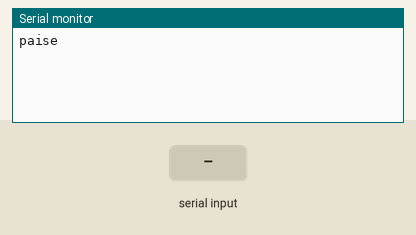
Bench run of a sketch on a simulated Arduino Uno, built with avr-gcc and run on an emulated ATmega328P. On the bench: the last lines printed to the serial monitor. The inputs (shaded band) are chosen by the test bench. The modem accepts every AT command (registered, SIM ready, sends succeed) and sends nothing else.

Above: at 4.8 s.
4.9 s: "1" received over the second serial link
At 7.1 s:
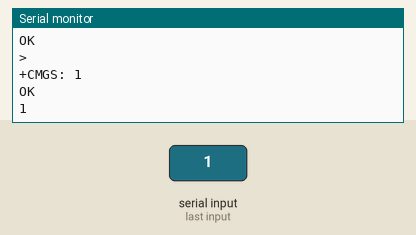
7.4 s: "0" received over the second serial link
At 9.2 s:
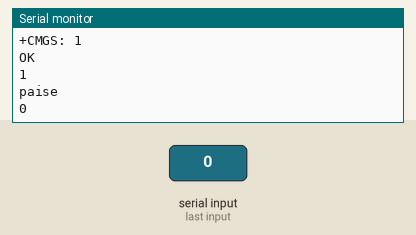

The sketch:

sim.ino
```cpp
#include <SoftwareSerial.h>

SoftwareSerial sSerial(2, 3);
// (brown, black)

void setup()
{
  // put your setup code here, to run once:

  Serial.begin(9600);
  sSerial.begin(9600);
}

int state = 0;

void SendMessage(String number, String message)
{
  sSerial.println("AT+CMGF=1");
  delay(1000);
  sSerial.println("AT+CMGS=\""+ number +"\"");
  delay(1000);
  sSerial.print(message);
  delay(1000);
  sSerial.write(26);
  delay(1000);
}

bool started = false;

void loop()
{
  if(!started)
  {
    SendMessage("01721869544", "Lol");

    started = true;
  }

  if(sSerial.available())
  {
    Serial.println("paise");
    Serial.println(sSerial.readString());
  }

  if(Serial.available())
  {
    sSerial.write(Serial.read());
  }
}
```

Measured:
- after the input at 4.9 s, the serial monitor: prints a new line after 1.0 s (image 1)
- after the input at 7.4 s, the serial monitor: prints a new line at once (image 2)
